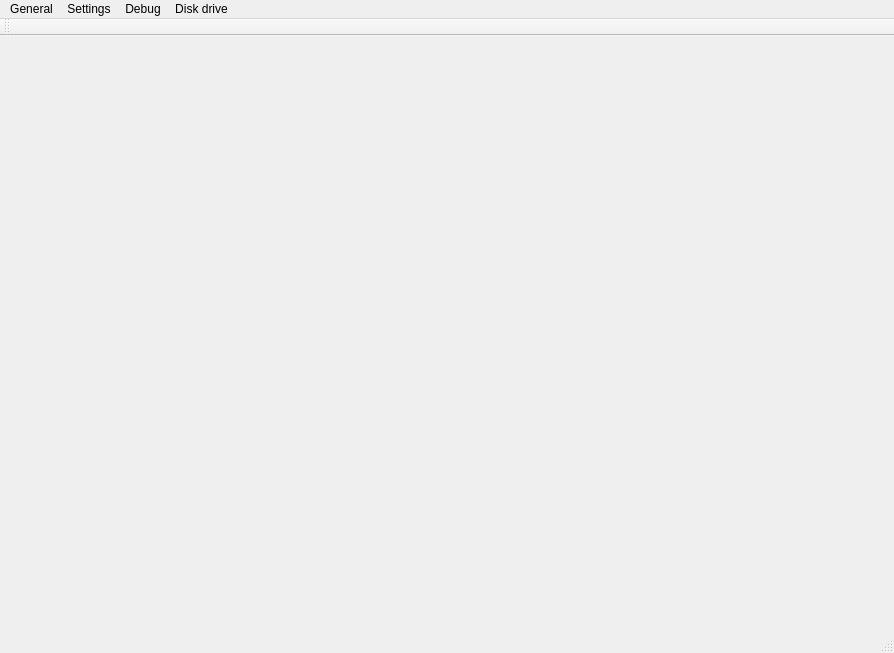
<?xml version="1.0" encoding="UTF-8"?>
<ui version="4.0">
 <class>MainWindow</class>
 <widget class="QMainWindow" name="MainWindow">
  <property name="geometry">
   <rect>
    <x>0</x>
    <y>0</y>
    <width>894</width>
    <height>653</height>
   </rect>
  </property>
  <property name="windowTitle">
   <string>MainWindow</string>
  </property>
  <widget class="Display" name="display_"/>
  <widget class="QMenuBar" name="menubar">
   <property name="geometry">
    <rect>
     <x>0</x>
     <y>0</y>
     <width>894</width>
     <height>21</height>
    </rect>
   </property>
   <widget class="QMenu" name="menuFile">
    <property name="title">
     <string>General</string>
    </property>
    <addaction name="actionReset"/>
    <addaction name="actionLoad_Condif"/>
    <addaction name="actionSave_Config"/>
   </widget>
   <widget class="QMenu" name="menuSettings">
    <property name="title">
     <string>Settings</string>
    </property>
    <addaction name="actionSet_Kickstart"/>
   </widget>
   <widget class="QMenu" name="menuDebug">
    <property name="title">
     <string>Debug</string>
    </property>
    <addaction name="actionCPU"/>
    <addaction name="actionMemory"/>
    <addaction name="actionCopper"/>
    <addaction name="actionExec"/>
    <addaction name="actionBitplane"/>
   </widget>
   <widget class="QMenu" name="menuDisk_drive">
    <property name="title">
     <string>Disk drive</string>
    </property>
    <widget class="QMenu" name="menuDf0">
     <property name="title">
      <string>Df0:</string>
     </property>
     <addaction name="actionInsert_disk_df0"/>
     <addaction name="actionEject_disk"/>
     <addaction name="actionInsert_blank_disk"/>
    </widget>
    <addaction name="menuDf0"/>
   </widget>
   <addaction name="menuFile"/>
   <addaction name="menuSettings"/>
   <addaction name="menuDebug"/>
   <addaction name="menuDisk_drive"/>
  </widget>
  <widget class="StatusBarAmiga" name="statusbar">
   <property name="minimumSize">
    <size>
     <width>0</width>
     <height>16</height>
    </size>
   </property>
   <property name="baseSize">
    <size>
     <width>0</width>
     <height>16</height>
    </size>
   </property>
   <widget class="QLabel" name="led">
    <property name="geometry">
     <rect>
      <x>150</x>
      <y>0</y>
      <width>47</width>
      <height>16</height>
     </rect>
    </property>
    <property name="minimumSize">
     <size>
      <width>32</width>
      <height>16</height>
     </size>
    </property>
    <property name="text">
     <string/>
    </property>
    <property name="pixmap">
     <pixmap>Images/led_on.png</pixmap>
    </property>
   </widget>
  </widget>
  <widget class="QToolBar" name="toolBar">
   <property name="windowTitle">
    <string>toolBar</string>
   </property>
   <attribute name="toolBarArea">
    <enum>TopToolBarArea</enum>
   </attribute>
   <attribute name="toolBarBreak">
    <bool>false</bool>
   </attribute>
  </widget>
  <action name="actionCPU">
   <property name="text">
    <string>Debug window</string>
   </property>
  </action>
  <action name="actionReset">
   <property name="text">
    <string>Reset</string>
   </property>
  </action>
  <action name="actionLoad_Condif">
   <property name="text">
    <string>Load Config</string>
   </property>
  </action>
  <action name="actionSave_Config">
   <property name="text">
    <string>Save Config</string>
   </property>
  </action>
  <action name="actionSet_Kickstart">
   <property name="text">
    <string>Set Kickstart</string>
   </property>
  </action>
  <action name="actionMemory">
   <property name="text">
    <string>Memory window</string>
   </property>
  </action>
  <action name="actionCopper">
   <property name="text">
    <string>Copper window</string>
   </property>
  </action>
  <action name="actionExec">
   <property name="text">
    <string>Exec window</string>
   </property>
  </action>
  <action name="actionBitplane">
   <property name="text">
    <string>Bitplane window</string>
   </property>
  </action>
  <action name="actionInsert_disk_df0">
   <property name="text">
    <string>Insert disk</string>
   </property>
  </action>
  <action name="actionEject_disk">
   <property name="text">
    <string>Eject disk</string>
   </property>
  </action>
  <action name="actionInsert_blank_disk">
   <property name="text">
    <string>Insert blank disk</string>
   </property>
  </action>
 </widget>
 <customwidgets>
  <customwidget>
   <class>Display</class>
   <extends>QWidget</extends>
   <header location="global">display.h</header>
   <slots>
    <signal>signal1()</signal>
    <slot>Update()</slot>
   </slots>
  </customwidget>
  <customwidget>
   <class>StatusBarAmiga</class>
   <extends>QStatusBar</extends>
   <header>statusbaramiga.h</header>
  </customwidget>
 </customwidgets>
 <resources>
  <include location="resources.qrc"/>
 </resources>
 <connections/>
</ui>
